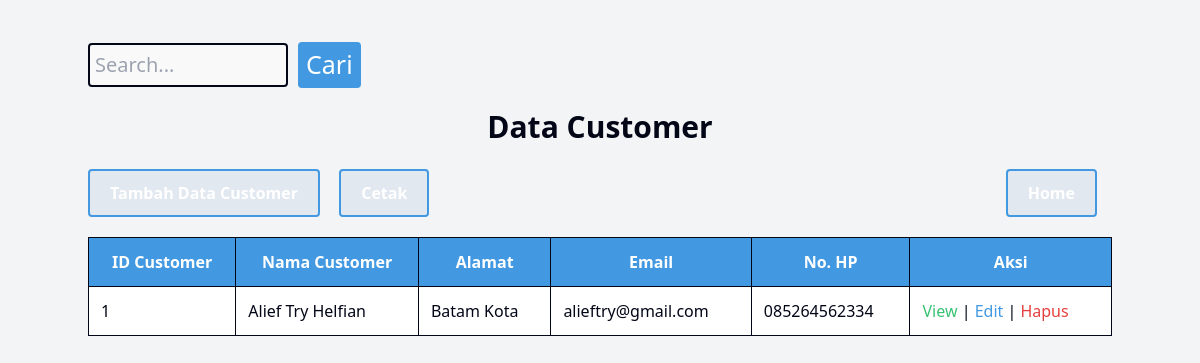
Page /rentalmobil/public/dashboard/data/dashboardcustomer.php?cari=1 on the committed database.
### tables this page shows
CREATE TABLE `customer` (
  `idcustomer` int(11) NOT NULL,
  `nama` varchar(255) DEFAULT NULL,
  `alamat` text DEFAULT NULL,
  `email` varchar(100) DEFAULT NULL,
  `no_hp` varchar(20) DEFAULT NULL
);

### rentalmobil/public/dashboard/data/dashboardcustomer.php (the view, shortened to what this page needs)
<?php
	include_once("../../../config/koneksi.php");
?>
<!DOCTYPE html>
<html>
<head>
	<link rel="stylesheet" href="../../css/output.css">
</head>
<body class="bg-gray-100">
	<div class="container mx-auto py-8">
		<form action="dashboardcustomer.php" method="GET" class="mb-4">
           <div class="search-container">
                <input type="text" name="cari" placeholder="Search..." class="border border-gray-400 rounded-md px-2 py-1" style="font-size: 20px;">
                <input type="submit" value="Cari" class="btn bg-blue-500 text-white px-4 py-1 rounded-md" style="font-size: 25px;">
            </div>
        </form>
	<h1> Data Customer </h1>
		<nav>
			<div>
				<a href="../../customer/view/tambah.php" class="btn bg-blue-500 text-white">Tambah Data Customer</a>
				<a href="../../customer/view/cetak.php" target="_blank" class="btn bg-blue-500 text-white">Cetak</a>
			</div>
            <div>
                <a href="../dashboard.php" class="btn bg-blue-500 text-white">Home</a>
            </div>
        </nav>
	<table border="1">
			<?php
				if (isset($_GET['cari'])) {
					$cari = $_GET['cari'];
					$ambildata = mysqli_query($kon, "SELECT * FROM customer WHERE idcustomer LIKE '%".$cari."%' OR nama LIKE '%".$cari."%'");
				} else {
					$ambildata = mysqli_query($kon, "SELECT * FROM customer ORDER BY idcustomer ASC ");
					$num = mysqli_num_rows($ambildata);
				}
			?>
		<tr>
			<th class="border border-gray-400 px-4 py-2 text-center"> ID Customer </th>
			<th class="border border-gray-400 px-4 py-2 text-center"> Nama Customer </th>
			<th class="border border-gray-400 px-4 py-2 text-center"> Alamat </th>
			<th class="border border-gray-400 px-4 py-2 text-center"> Email </th>
            <th class="border border-gray-400 px-4 py-2 text-center"> No. HP </th>
			<th class="border border-gray-400 px-4 py-2 text-center"> Aksi </th>
		</tr>
		<tbody>
		<?php
			while ($userAmbilData = mysqli_fetch_array($ambildata)) {
				echo "<tr>";
					echo "<td class='border border-gray-400 px-4 py-2'>" . $idcustomer = $userAmbilData['idcustomer'] . "</td>";
					echo "<td class='border border-gray-400 px-4 py-2'>" . $nama = $userAmbilData['nama'] . "</td>";
					echo "<td class='border border-gray-400 px-4 py-2'>" . $alamat = $userAmbilData['alamat'] . "</td>";
					echo "<td class='border border-gray-400 px-4 py-2'>" . $email = $userAmbilData['email'] . "</td>";
                    echo "<td class='border border-gray-400 px-4 py-2'>" . $no_hp = $userAmbilData['no_hp'] . "</td>";
					echo "<td class='border border-gray-400 px-4 py-2'>
							<a href='../../customer/view/view.php?idcustomer=" . $userAmbilData['idcustomer'] . "' class='btn btn-view'> View </a> |
							<a href='../../customer/view/update.php?idcustomer=" . $userAmbilData['idcustomer'] . "' class='btn btn-edit'> Edit </a> |
							<a href='../../customer/Controller/customerhapus.php?idcustomer=" . $userAmbilData['idcustomer'] ."' class='btn btn-hapus'> Hapus </a>
						</td>";
				echo "</tr>";
			}
		?>
		</tbody>
	</table>
	</div>
</body>
</html>

### rentalmobil/public/dashboard/data/dashboardcustomer.php (style rules this page uses)
h1 { text-align: center; color: #020617; font-weight: bold; margin-bottom: 20px; font-size: 30px; }
nav { display: flex; justify-content: space-between; align-items: center; margin-bottom: 10px; }
nav a { padding: 10px 20px; margin-right: 15px; color: #1a365d; font-weight: bold; text-decoration: none; display: inline-block; background-color: #e2e8f0; border: 2px solid #4299e1; border-radius: 4px; }
table { border-collapse: collapse; width: 100%; margin-top: 20px; }
th, td { border: 3px solid #020617; padding: 12px; text-align: left; color: #020617; background-color: #fff; }
th:first-child { color: #fff; }
th { font-weight: bold; background-color: #4299e1; }
td { font-size: 16px; }
th:first-child, th:nth-child(2), th:nth-child(3), th:nth-child(4), th:nth-child(5), th:nth-child(6) { color: #fff; }
.btn-view { color: #38c172; }
.btn-edit { color: #4299e1; }
.btn-hapus { color: #e53e3e; }
.search-container { display: flex; align-items: center; }
.search-container input[type=text] { width: 200px; margin-top: 10px; padding: 5px; font-size: 5px; border: 2px solid #020617; border-radius: 4px; background-color: rgba(255, 255, 255, 0.5); }
.search-container input[type=submit] { background-color: #4299e1; color: white; border: none; padding: 4px 8px; border-radius: 4px; cursor: pointer; font-size: 14px; margin-left: 10px; margin-top: 10px; }

### rows in the picture
customer: idcustomer "1", nama "Alief Try Helfian", alamat "Batam Kota", email "alieftry@gmail.com", no_hp "085264562334"
